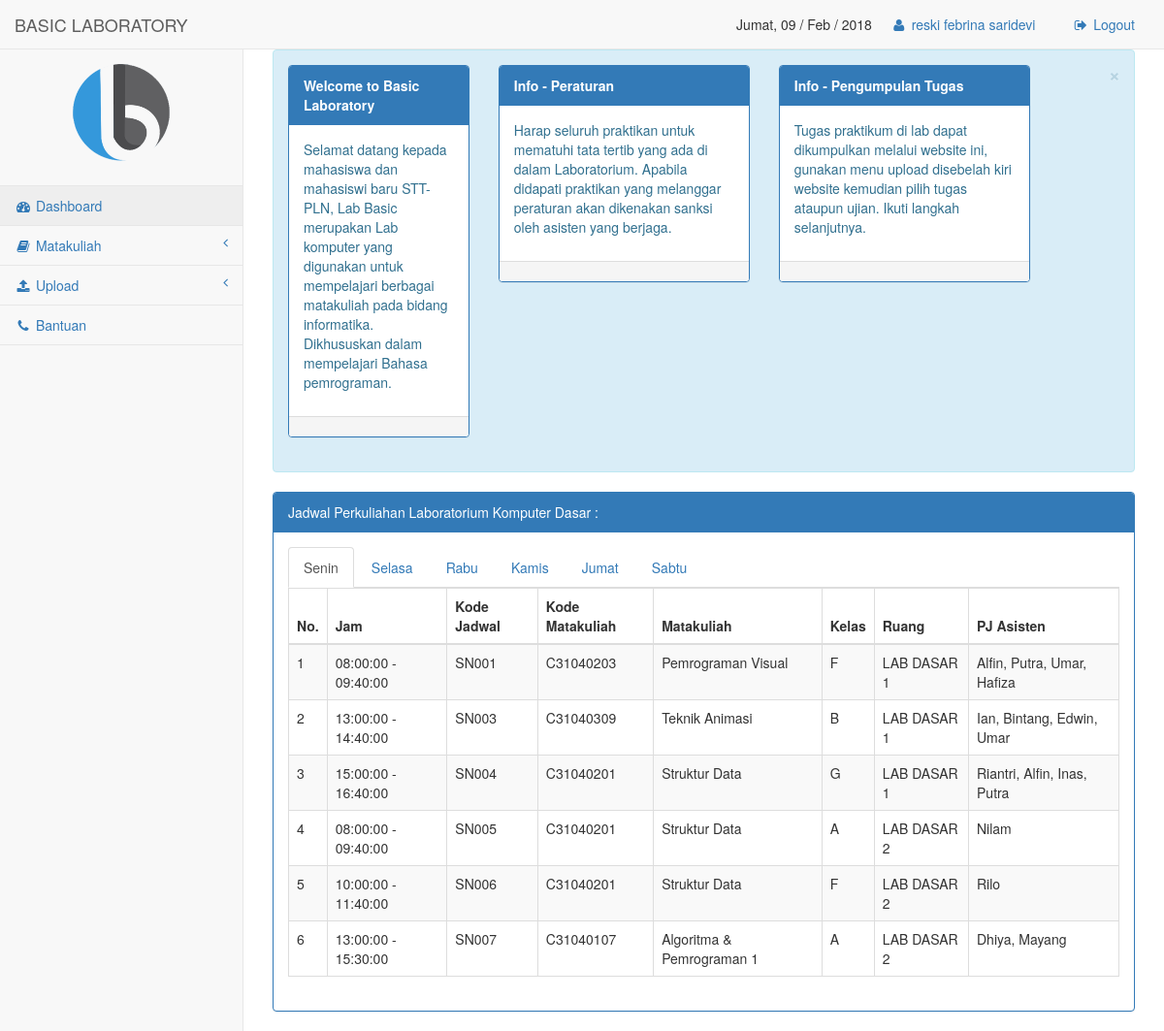
Screenshot of /pages/index.php (signed in) with the database file from the repository.
### tables this page shows
CREATE TABLE `tbl_jadwal_lab` (
  `kode_jadwal` varchar(10) NOT NULL,
  `kode_matakuliah` varchar(15) DEFAULT NULL,
  `kelas` varchar(5) DEFAULT NULL,
  `hari` varchar(10) DEFAULT NULL,
  `jam_mulai` time DEFAULT NULL,
  `jam_selesai` time DEFAULT NULL,
  `nama_lab` varchar(15) DEFAULT NULL,
  `pjasisten` varchar(30) NOT NULL
);

CREATE TABLE `tbl_matakuliah` (
  `kode_matakuliah` varchar(15) NOT NULL,
  `nama_matakuliah` varchar(35) DEFAULT NULL,
  `sks` int(11) DEFAULT NULL,
  `status` int(11) NOT NULL,
  `page` varchar(15) NOT NULL
);

### pages/dashboard.php (the view, shortened to what this page needs)
 <div id="page-wrapper">
            <div class="alert alert-info alert-dismissable">
            <button type="button" class="close" data-dismiss="alert" aria-hidden="true">&times;</button>
            <div class="row">
                <div class="col-lg-3">
                    <div class="panel panel-primary">
                        <div class="panel-heading">
                            <strong>Welcome to Basic Laboratory</strong>
                        </div>
                        <div class="panel-body">
                            <p>Selamat datang kepada mahasiswa dan mahasiswi baru STT-PLN, Lab Basic merupakan Lab komputer yang digunakan untuk mempelajari berbagai matakuliah pada bidang informatika. Dikhususkan dalam mempelajari Bahasa pemrograman. </p>
                        </div>
                        <div class="panel-footer">
                        </div>
                    </div>
                </div>
                <div class="col-lg-4">
                    <div class="panel panel-primary">
                        <div class="panel-heading">
                            <strong>Info - Peraturan</strong>
                        </div>
                        <div class="panel-body">
                            <p>Harap seluruh praktikan untuk mematuhi tata tertib yang ada di dalam Laboratorium. Apabila didapati praktikan yang melanggar peraturan akan dikenakan sanksi oleh asisten yang berjaga. </p>
                        </div>
                        <div class="panel-footer">
                        </div>
                    </div>
                </div>
                <div class="col-lg-4">
                    <div class="panel panel-primary">
                        <div class="panel-heading">
                            <strong>Info - Pengumpulan Tugas</strong>
                        </div>
                        <div class="panel-body">
                            <p>Tugas praktikum di lab dapat dikumpulkan melalui website ini, gunakan menu upload disebelah kiri website kemudian pilih tugas ataupun ujian. Ikuti langkah selanjutnya. </p>
                        </div>
                        <div class="panel-footer">
                        </div>
                    </div>
                </div>
            </div>
            </div>
            <div class="row">
            <div class="col-lg-12">
                    <div class="panel panel-primary">
                        <div class="panel-heading">
                            Jadwal Perkuliahan Laboratorium Komputer Dasar :
                        </div>
                        <div class="panel-body">
                            <ul class="nav nav-tabs">
                                <li class="active"><a href="#senin" data-toggle="tab">Senin</a>
                                </li>
                                <li><a href="#selasa" data-toggle="tab">Selasa</a>
                                </li>
                                <li><a href="#rabu" data-toggle="tab">Rabu</a>
                                </li>
                                <li><a href="#kamis" data-toggle="tab">Kamis</a>
                                </li>
                                <li><a href="#jumat" data-toggle="tab">Jumat</a>
                                </li>
                                <li><a href="#sabtu" data-toggle="tab">Sabtu</a>
                                </li>
                            </ul>
                            <div class="tab-content">
                                <div class="tab-pane fade in active" id="senin">
                                    <table class="table table-striped table-bordered table-hover">
                                        <thead>
                                            <tr>
                                                <th>No. </th>
                                                <th>Jam</th>
                                                <th>Kode Jadwal</th>
                                                <th>Kode Matakuliah</th>
                                                <th>Matakuliah</th>
                                                <th>Kelas</th>
                                                <th>Ruang</th>
                                                <th>PJ Asisten</th>
                                            </tr>
                                        </thead>
                                        <tbody>
                                            <?php showkuliah("senin"); ?>
                                        </tbody>
                                    </table>
                                </div>
                            </div>
                        </div>
                    </div>
                </div>
            </div>
        </div>
<?php
function showkuliah($hari){
    include "service/connect.php";
        $sql = "select *,tbl_matakuliah.nama_matakuliah as matakuliah
        from tbl_jadwal_lab
        inner join tbl_matakuliah on (tbl_matakuliah.kode_matakuliah = tbl_jadwal_lab.kode_matakuliah)
        where hari='$hari'
        order by kode_jadwal";
        $result = $conn->query($sql);
        $no = 1;
        if ($result->num_rows > 0) {
            while($row = $result->fetch_assoc()) {
            ?>
            <tr>
                <td><?php echo $no; ?></td>
                <td><?php echo $row['jam_mulai']." - ".$row['jam_selesai']; ?></td>
                <td><?php echo $row['kode_jadwal']; ?></td>
                <td><?php echo $row['kode_matakuliah']; ?></td>
                <td><?php echo $row['matakuliah']; ?></td>
                <td><?php echo $row['kelas']; ?></td>
                <td><?php echo $row['nama_lab']; ?></td>
                <td><?php echo $row['pjasisten']; ?></td>
            </tr>
            <?php
            $no++;
            }
        }
}
?>

### rows the page displays
tbl_jadwal_lab: jam_mulai "08:00:00", jam_selesai "09:40:00", kode_jadwal "SN001", kode_matakuliah.kode_matakuliah "C31040203", kode_matakuliah.nama_matakuliah "Pemrograman Visual", kelas "F", nama_lab "LAB DASAR 1", pjasisten "Alfin, Putra, Umar, Hafiza"
tbl_jadwal_lab: jam_mulai "13:00:00", jam_selesai "14:40:00", kode_jadwal "SN003", kode_matakuliah.kode_matakuliah "C31040309", kode_matakuliah.nama_matakuliah "Teknik Animasi", kelas "B", nama_lab "LAB DASAR 1", pjasisten "Ian, Bintang, Edwin, Umar"
tbl_jadwal_lab: jam_mulai "15:00:00", jam_selesai "16:40:00", kode_jadwal "SN004", kode_matakuliah.kode_matakuliah "C31040201", kode_matakuliah.nama_matakuliah "Struktur Data", kelas "G", nama_lab "LAB DASAR 1", pjasisten "Riantri, Alfin, Inas, Putra"
tbl_jadwal_lab: jam_mulai "08:00:00", jam_selesai "09:40:00", kode_jadwal "SN005", kode_matakuliah.kode_matakuliah "C31040201", kode_matakuliah.nama_matakuliah "Struktur Data", kelas "A", nama_lab "LAB DASAR 2", pjasisten "Nilam"
tbl_jadwal_lab: jam_mulai "10:00:00", jam_selesai "11:40:00", kode_jadwal "SN006", kode_matakuliah.kode_matakuliah "C31040201", kode_matakuliah.nama_matakuliah "Struktur Data", kelas "F", nama_lab "LAB DASAR 2", pjasisten "Rilo"
tbl_jadwal_lab: jam_mulai "13:00:00", jam_selesai "15:30:00", kode_jadwal "SN007", kode_matakuliah.kode_matakuliah "C31040107", kode_matakuliah.nama_matakuliah "Algoritma & Pemrograman 1", kelas "A", nama_lab "LAB DASAR 2", pjasisten "Dhiya, Mayang"

### other values shown
$har "Jumat"
$_SESSION['nama'] "reski febrina saridevi"
